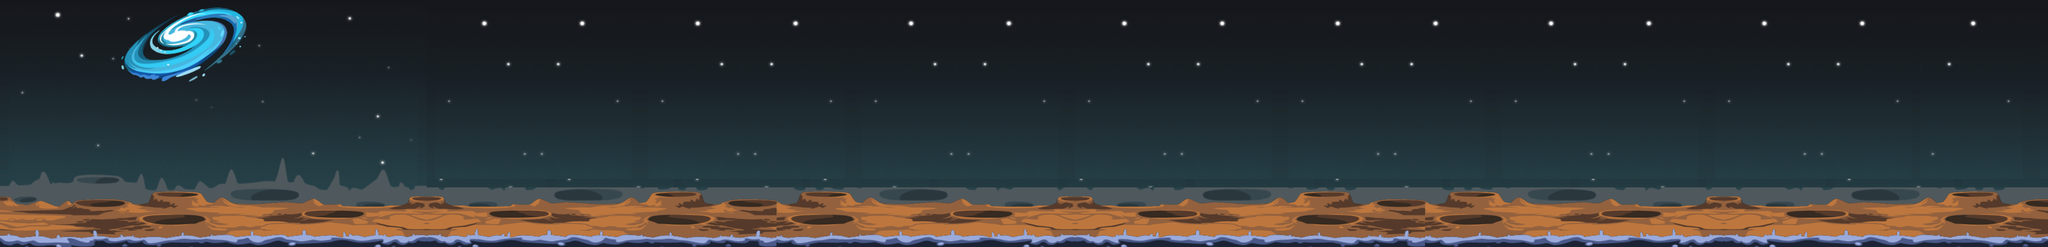

A 2D game scene composited from a Tiled map and its tileset images. What follows is a short description and the map's XML, with each tile layer's data collapsed to a summary:
An orthogonal 240x29 tile map with 16x16 px tiles, 1 tile layer (Слой тайлов 1), 2 tilesets and 1 object.

<map version="1.0" tiledversion="1.1.3" orientation="orthogonal" renderorder="left-up" width="240" height="29" tilewidth="16" tileheight="16" infinite="0" nextobjectid="9">
 <tileset firstgid="1" source="Bk1.tsx" />
 <tileset firstgid="1851" source="revers.tsx" />
 <layer name="Слой тайлов 1" width="240" height="29">
  <data>[6960 cells, 6960 non-empty, 2024 distinct tile ids]</data>
 </layer>
 <objectgroup name="ground">
  <object id="7" x="0" y="432" width="3840" height="32" />
 </objectgroup>
</map>
